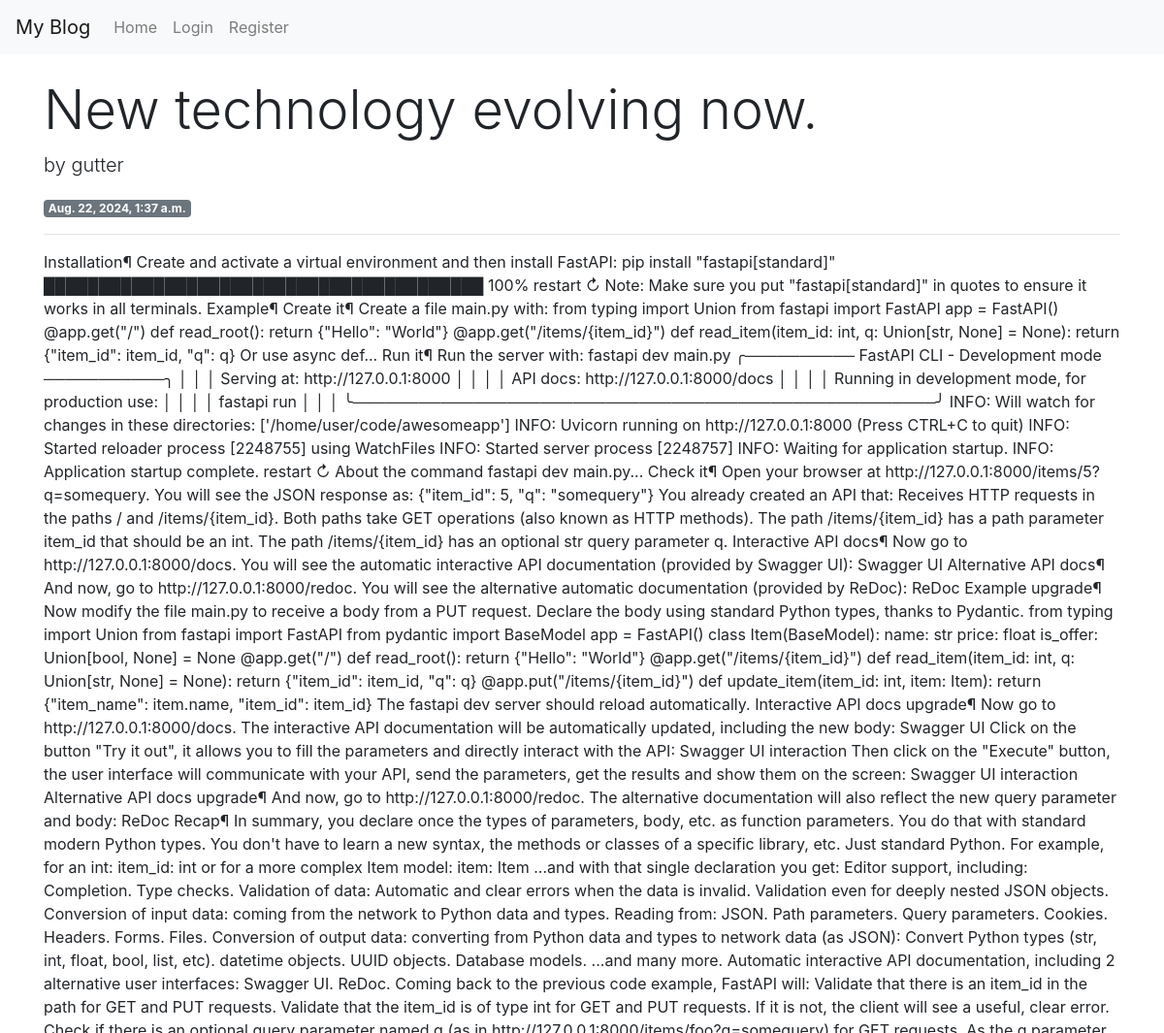
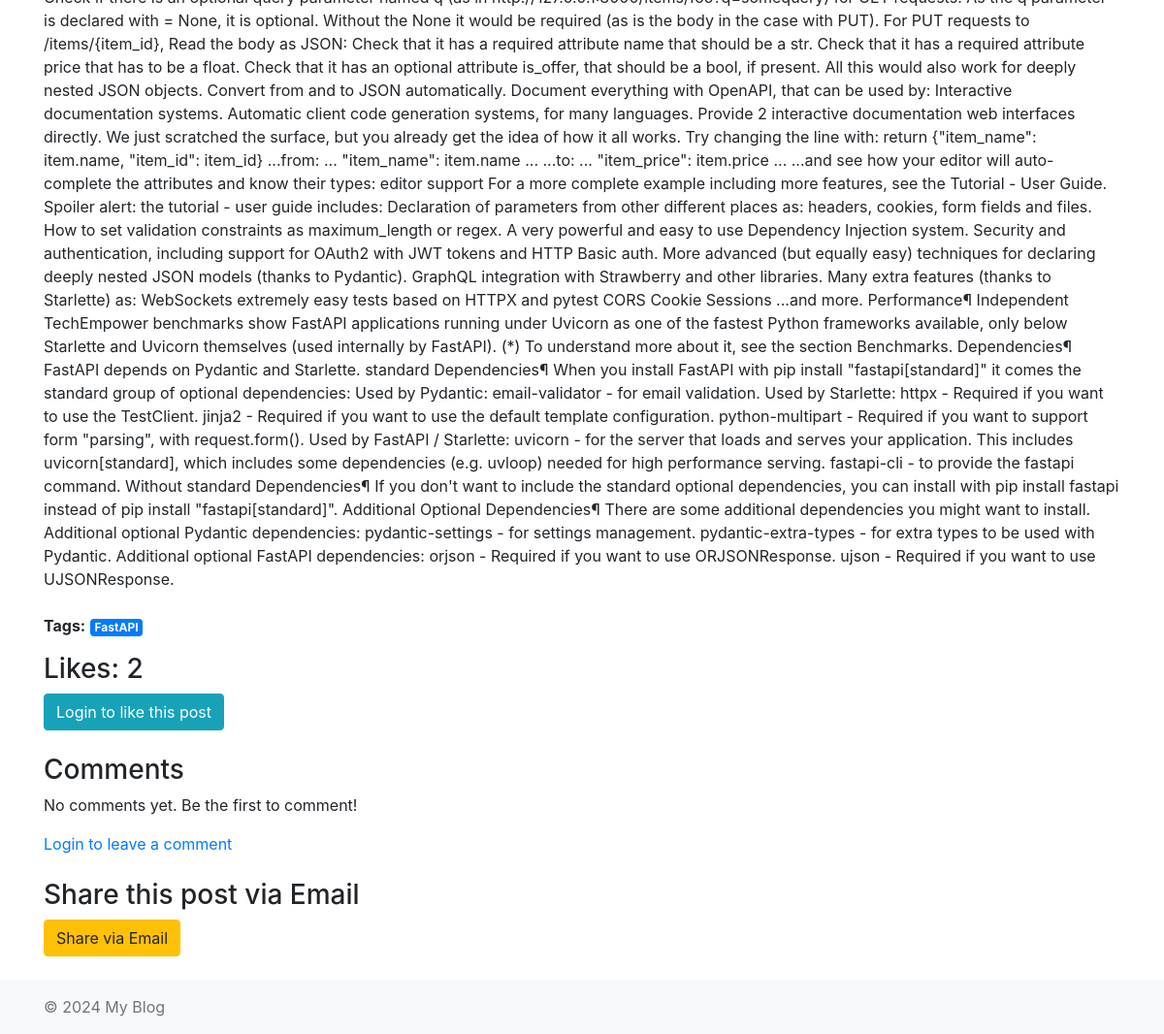
The app's page /post/2/ with its own data (2 pictures, top to bottom).
### blog/models.py (models this page shows, shortened)
class BlogPost(models.Model):
    title = models.CharField(max_length=200)
    content = models.TextField()
    author = models.ForeignKey(User, on_delete=models.CASCADE)
    publish_date = models.DateTimeField(auto_now_add=True)
    tags = models.ManyToManyField(Tag, related_name='blog_posts')
    likes = models.ManyToManyField(User, related_name='blogpost_likes', blank=True)
    def total_likes(self):
        return self.likes.count()

class Tag(models.Model):
    name = models.CharField(max_length=100, unique=True)

### blog/views.py (the view, shortened to what this page needs)
# urls.py: path('post/<int:pk>/', BlogPostDetailView.as_view(), name='blog-detail'),
class BlogPostDetailView(View):
    def get(self, request, pk, *args, **kwargs):
        post = get_object_or_404(BlogPost, pk=pk)
        form = CommentForm()
        comments = post.comments.all()
        context = {
            'post': post,
            'form': form,
            'comments': comments,
        }
        return render(request, 'blog/blog_detail.html', context)

### blog/templates/blog/blog_detail.html (shortened to what this page needs)
{% extends 'blog/base.html' %}
{% block content %}
<article class="mb-4">
    <h1 class="display-4">{{ post.title }}</h1>
    <p class="lead">by {{ post.author }}</p>
    <p><span class="badge badge-secondary">{{ post.publish_date }}</span></p>
    <hr>
    <p>{{ post.content }}</p>
</article>
<p>
    <strong>Tags:</strong>
    {% for tag in post.tags.all %}
        <a href="{% url 'tag-posts' tag.name %}" class="badge badge-primary">{{ tag.name }}</a>
    {% endfor %}
</p>
<div class="mb-4">
    <h3>Likes: {{ post.total_likes }}</h3>
    <form action="{% url 'like-post' post.pk %}" method="POST">
        {% if user.is_authenticated %}
            {% if user in post.likes.all %}
                <button type="submit" class="btn btn-danger">Unlike</button>
            {% else %}
                <button type="submit" class="btn btn-primary">Like</button>
            {% endif %}
        {% else %}
            <p><a href="{% url 'login' %}" class="btn btn-info">Login to like this post</a></p>
        {% endif %}
    </form>
</div>
<div class="mb-4">
    <h3>Comments</h3>
    {% for comment in comments %}
        <div class="border rounded p-3 mb-3">
            <p><strong>{{ comment.user.username }}</strong> on {{ comment.created_at }}:</p>
            <p>{{ comment.content }}</p>
        </div>
    {% empty %}
        <p>No comments yet. Be the first to comment!</p>
    {% endfor %}
    {% if user.is_authenticated %}
        <h4>Leave a Comment</h4>
        <form action="" method="POST">
            {% csrf_token %}
            {{ form.as_p }}
            <button type="submit" class="btn btn-success">Submit Comment</button>
        </form>
    {% else %}
        <p><a href="{% url 'login' %}">Login to leave a comment</a></p>
    {% endif %}
</div>
<div class="mb-4">
    <h3>Share this post via Email</h3>
    <form action="{% url 'share-post' post.pk %}" method="POST">
        <button type="submit" class="btn btn-warning">Share via Email</button>
    </form>
</div>
{% endblock %}

### records on screen
BlogPost: title "New technology evolving now.", author "gutter", publish_date "Aug. 22, 2024, 1:37 a.m.", content "Installation¶ Create and activate a virtual environment and then install FastAPI: pip install \"fastapi[standard]\" ████████████████████████████████████████ 100% restart ↻ Note: Make sure you put \"fastapi[standard]\" in quotes to ensure it works in all terminals. Example¶ Create it¶ Create a file main.py with: from typing import Union from fastapi import FastAPI app = FastAPI() @app.get(\"/\") def read_root(): return {\"Hello\": \"World\"} @app.get(\"/items/{item_id}\") def read_item(item_id: int, q: Union[str, None] = None): return {\"item_id\": item_id, \"q\": q} Or use async def... Run it¶ Run the server with: fastapi dev main.py ╭────────── FastAPI CLI - Development mode ───────────╮ │ │ │ Serving at:…", total_likes "2"
Tag: name "FastAPI"
